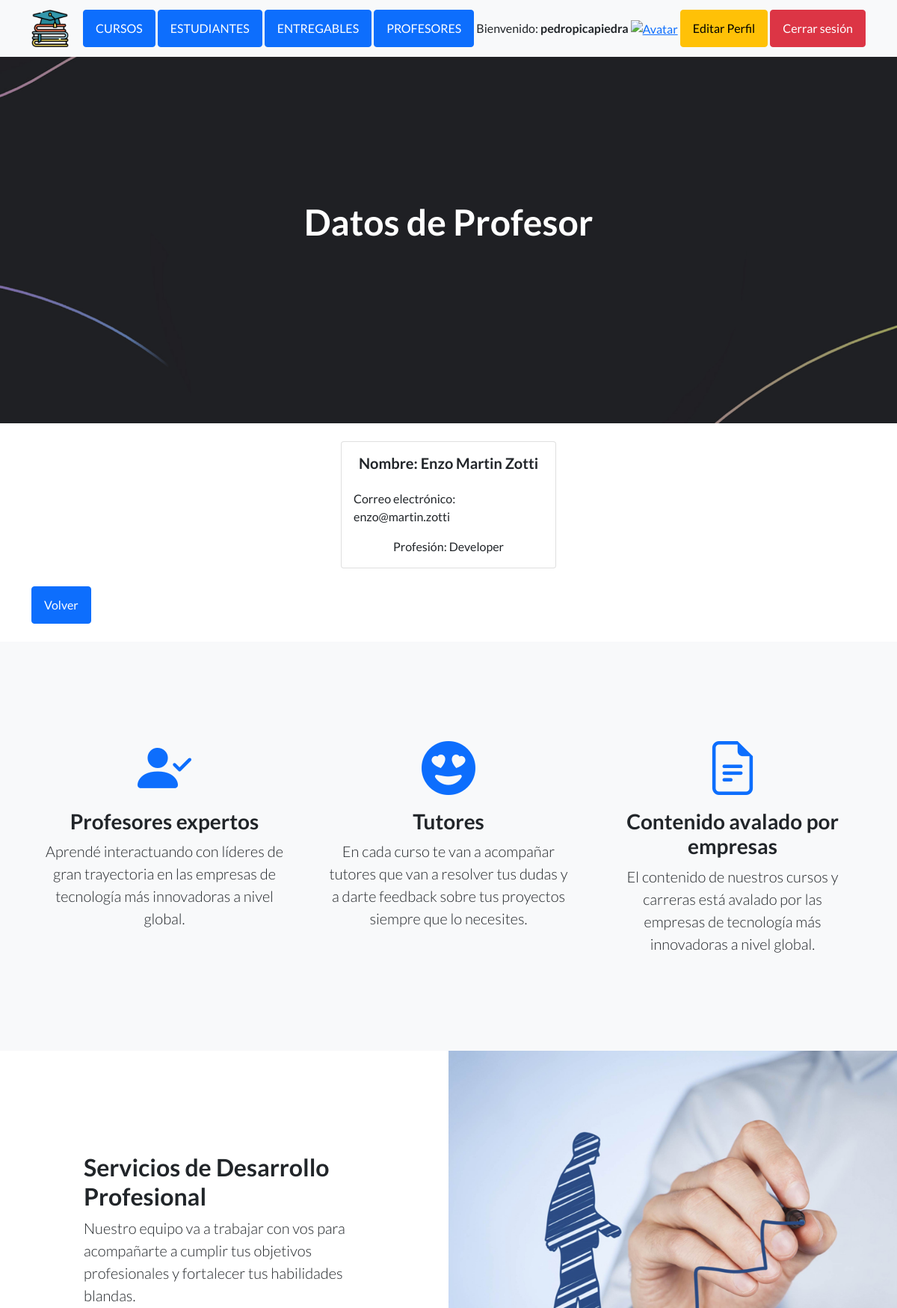
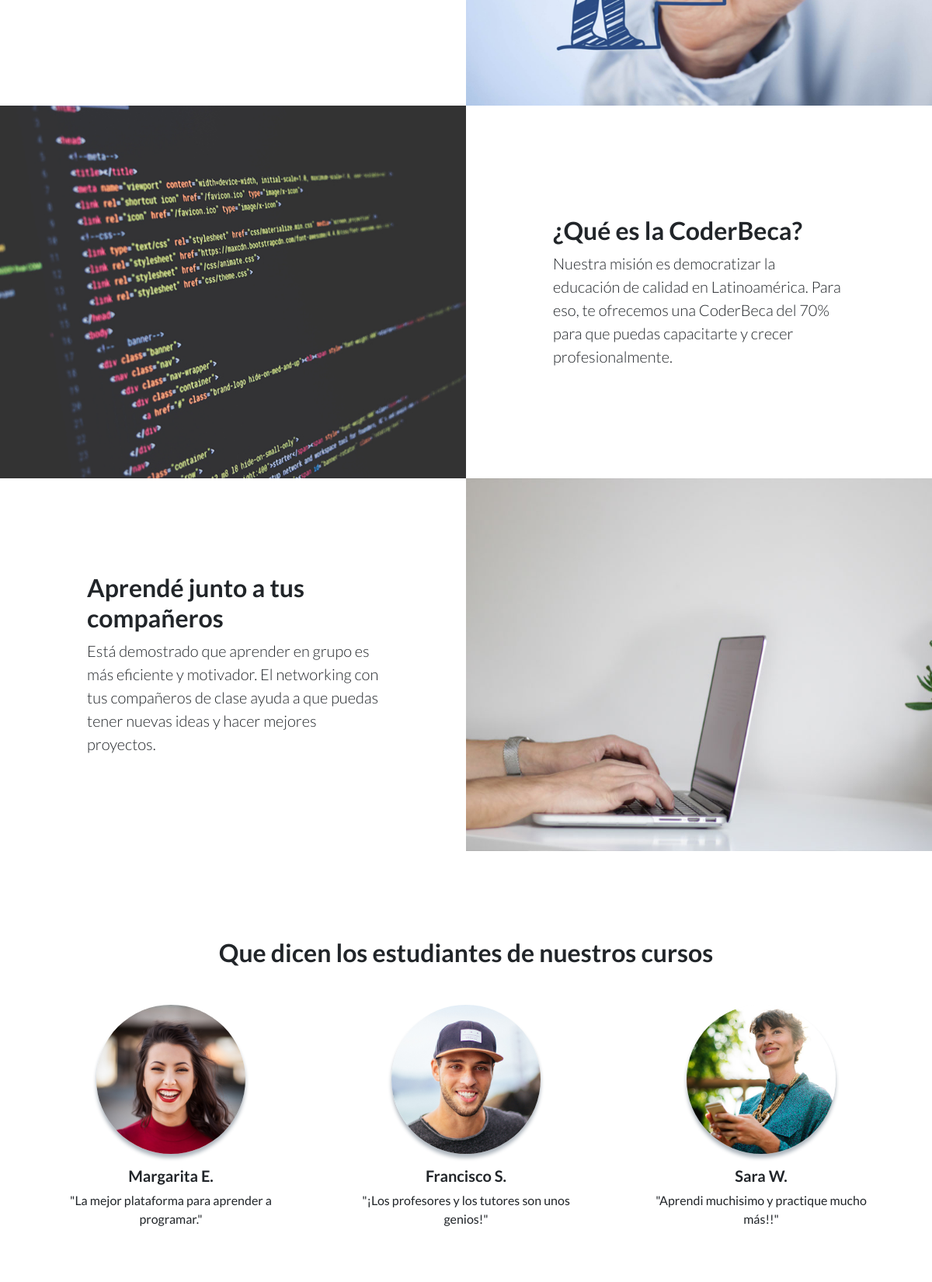
Screenshot of /profesor/2 (signed in, upper part) with the database file from the repository (2 pictures, top to bottom).
### AppCoder/models.py (models this page shows, shortened)
class Profesor(models.Model):
    nombre = models.CharField(max_length=50)
    apellido = models.CharField(max_length=50)
    email = models.EmailField()
    profesion = models.CharField(max_length=50)

### AppCoder/views.py (the view)
# urls.py: path('profesor/<pk>', ProfesorDetalle.as_view(), name='profesor-detalle'),
class ProfesorDetalle(LoginRequiredMixin, DetailView):
    model = Profesor
    template_name= "AppCoder/profesor-detalle.html"
    context_object_name = "profesor"

### AppCoder/templates/AppCoder/profesor-detalle.html
{% extends "AppCoder/padre.html" %}
{% load static %}
{% block titulo %}
<h1 class="mb-5">Datos de Profesor</h1>
{% endblock %}
{% block contenido_que_cambia %}
<div class="d-flex justify-content-center mt-4">
<div class="card" style="width: 18rem;">
    <div class="card-body d-flex flex-column align-items-center">
      <h5 class="card-title mb-4">Nombre: {{profesor.nombre}} {{profesor.apellido}}</h5>
      <p class="card-text">Correo electrónico: {{profesor.email}}</p>
      <p class="card-text">Profesión: {{profesor.profesion}}</p>
    </div>
</div>
</div>
<a class="btn btn-primary my-4" href="{% url 'profesores' %}">Volver</a>
{% endblock %}

### AppCoder/templates/AppCoder/padre.html (shortened to what this page needs)
<!DOCTYPE html>
<html lang="en">
    <head>
        {% load static %}
        <link href="https://cdn.jsdelivr.net/npm/bootstrap-icons@1.5.0/font/bootstrap-icons.css" rel="stylesheet" type="text/css" />
        <link href="{% static 'AppCoder/css/styles.css' %}" rel="stylesheet" />
    </head>
    <body>
        <nav class="navbar navbar-light bg-light static-top">
            <div class="container">
                <a class="navbar-brand" href="{% url 'inicioApp' %}">
                    <img src="{% static 'AppCoder/assets/img/education.png' %}" width="50" alt="Logo">
                </a>
                {% if user.is_authenticated %}
                <a class="btn btn-primary" href="{% url 'cursos' %}">CURSOS</a>
                <a class="btn btn-primary" href="{% url 'estudiantes' %}">ESTUDIANTES</a>
                <a class="btn btn-primary" href="{% url 'entregables' %}">ENTREGABLES</a>
                <a class="btn btn-primary" href="{% url 'profesores' %}">PROFESORES</a>
                <p class="mb-0">Bienvenido: <span class="fw-bold">{{ user.username }}</span></p>
                <a href="{% url 'agregarAvatar' %}"> <img data-bs-toggle="tooltip" data-bs-placement="top" title="Editar avatar" class="avatar-navbar" src="{{ avatar }}" alt="Avatar" style="width:50px;height:50px;"/></a>
                <a class="btn btn-warning" href="{% url 'editarPerfil' %}">Editar Perfil</a>
                <a class="btn btn-danger" href="{% url 'logout' %}">Cerrar sesión</a>
                {% else %}
                <a class="btn btn-success" href="{% url 'login' %}">Iniciar sesión</a>
                <a class="btn btn-primary" href="{% url 'register' %}">Registrarse</a>
                {% endif %}
            </div>
        </nav>
        <header class="masthead">
            <div class="container position-relative">
                <div class="row justify-content-center">
                    <div class="col-xl-6">
                        <div class="text-center text-white">
                            {% block titulo %}
                            {% endblock %}
                        </div>
                    </div>
                </div>
            </div>
        </header>
        <div class="container">
        {% block contenido_que_cambia %}
        {% endblock %}
        </div>
        <section class="features-icons bg-light text-center">
            <div class="container">
                <div class="row">
                    <div class="col-lg-4">
                        <div class="features-icons-item mx-auto mb-5 mb-lg-0 mb-lg-3">
                            <div class="features-icons-icon d-flex"><i class="bi-person-check-fill m-auto text-primary"></i></div>
                            <h3>Profesores expertos</h3>
                            <p class="lead mb-0">Aprendé interactuando con líderes de gran trayectoria en las empresas de tecnología más innovadoras a nivel global.</p>
                        </div>
                    </div>
                    <div class="col-lg-4">
                        <div class="features-icons-item mx-auto mb-5 mb-lg-0 mb-lg-3">
                            <div class="features-icons-icon d-flex"><i class="bi-emoji-heart-eyes-fill m-auto text-primary"></i></div>
                            <h3>Tutores</h3>
                            <p class="lead mb-0">En cada curso te van a acompañar tutores que van a resolver tus dudas y a darte feedback sobre tus proyectos siempre que lo necesites.</p>
                        </div>
                    </div>
                    <div class="col-lg-4">
                        <div class="features-icons-item mx-auto mb-0 mb-lg-3">
                            <div class="features-icons-icon d-flex"><i class="bi-file-earmark-text m-auto text-primary"></i></div>
                            <h3>Contenido avalado por empresas</h3>
                            <p class="lead mb-0">El contenido de nuestros cursos y carreras está avalado por las empresas de tecnología más innovadoras a nivel global.</p>
                        </div>
                    </div>
                </div>
            </div>
        </section>
        <section class="showcase">
            <div class="container-fluid p-0">
                <div class="row g-0">
                    <div class="col-lg-6 order-lg-2 text-white showcase-img" style="background-image: url({% static 'AppCoder/assets/img/desarrollo-profesional.jpg' %})"></div>
                    <div class="col-lg-6 order-lg-1 my-auto showcase-text">
                        <h2>Servicios de Desarrollo Profesional</h2>
                        <p class="lead mb-0">Nuestro equipo va a trabajar con vos para acompañarte a cumplir tus objetivos profesionales y fortalecer tus habilidades blandas.</p>
                    </div>
                </div>
                <div class="row g-0">
                    <div class="col-lg-6 text-white showcase-img" style="background-image: url({% static 'AppCoder/assets/img/bg-showcase-2.jpg' %})"></div>
                    <div class="col-lg-6 my-auto showcase-text">
                        <h2>¿Qué es la CoderBeca?</h2>
                        <p class="lead mb-0">Nuestra misión es democratizar la educación de calidad en Latinoamérica. Para eso, te ofrecemos una CoderBeca del 70% para que puedas capacitarte y crecer profesionalmente.</p>
                    </div>
                </div>
                <div class="row g-0">
                    <div class="col-lg-6 order-lg-2 text-white showcase-img" style="background-image: url({% static 'AppCoder/assets/img/bg-showcase-3.jpg' %})"></div>
                    <div class="col-lg-6 order-lg-1 my-auto showcase-text">
                        <h2>Aprendé junto a tus compañeros</h2>
                        <p class="lead mb-0">Está demostrado que aprender en grupo es más eficiente y motivador. El networking con tus compañeros de clase ayuda a que puedas tener nuevas ideas y hacer mejores proyectos.</p>
                    </div>
                </div>
            </div>
        </section>
        <section class="testimonials text-center">
            <div class="container">
                <h2 class="mb-5">Que dicen los estudiantes de nuestros cursos</h2>
                <div class="row">
                    <div class="col-lg-4">
                        <div class="testimonial-item mx-auto mb-5 mb-lg-0">
                            <img class="img-testimonial img-fluid rounded-circle mb-3" src="{% static 'AppCoder/assets/img/testimonials-1.jpg' %}" alt="..." />
                            <h5>Margarita E.</h5>
                            <p class="font-weight-light mb-0">"La mejor plataforma para aprender a programar."</p>
                        </div>
                    </div>
                    <div class="col-lg-4">
                        <div class="testimonial-item mx-auto mb-5 mb-lg-0">
                            <img class="img-testimonial img-fluid rounded-circle mb-3" src="{% static 'AppCoder/assets/img/testimonials-2.jpg' %}" alt="..." />
                            <h5>Francisco S.</h5>
                            <p class="font-weight-light mb-0">"¡Los profesores y los tutores son unos genios!"</p>
                        </div>
                    </div>
                    <div class="col-lg-4">
                        <div class="testimonial-item mx-auto mb-5 mb-lg-0">
                            <img class="img-testimonial img-fluid rounded-circle mb-3" src="{% static 'AppCoder/assets/img/testimonials-3.jpg' %}" alt="..." />
                            <h5>Sara W.</h5>
                            <p class="font-weight-light mb-0">"Aprendi muchisimo y practique mucho más!!"</p>
                        </div>
                    </div>
                </div>
            </div>
        </section>
    </body>
</html>

### rows the page displays
Profesor: nombre "Enzo Martin", apellido "Zotti", email "enzo@martin.zotti", profesion "Developer"

### other values shown
{{ user.username }} "pedropicapiedra"
